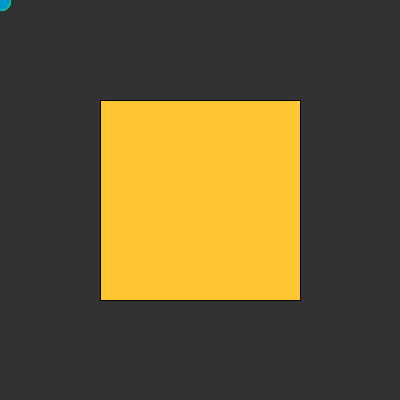
Frame 1 (no input)
Frame 60 (the mouse pressed at the canvas centre just before this capture): identical to frame 1, image omitted
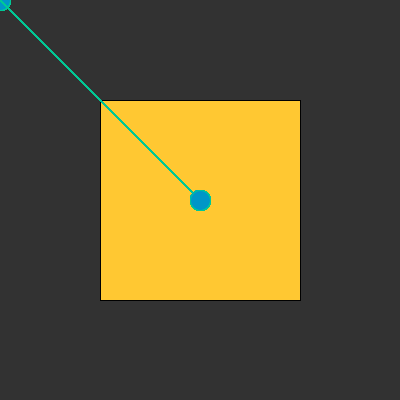
Frame 120 (the mouse held since frame 60 and released just before this capture)

The Processing sketch that drew these frames (run headless with seeded random() and noise(); from frame 60 on, the mouse is pressed at the canvas centre):

// Processing sketch: processing_110574
// ── processing_110574.pde

//first sketch advancement_03

void setup(){
  size(400,400);
  background(50, 50, 50);
  fill(255, 200, 50);
  rect(100, 100, 200, 200);
}//sets up background size 400 by 400 pixel length and width

void draw(){

   for (int i=0; i<30; i++){
       fill(0, 150, 200);
       line(pmouseX, pmouseY, mouseY, mouseX);
       stroke(0, 200, 150);
  ellipse(mouseX , mouseY, 20, 20);
}//allows a trail of pixels to follow the cursor


}
